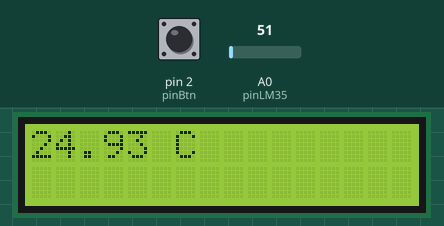
Simulated run of this sketch. Board: Arduino Uno, built with avr-gcc and run on an emulated ATmega328P. Parts: 16×2 character LCD. The test bench sets the inputs (shaded band); at power-on: A0 (pinLM35) = 51, pin 2 (pinBtn) HIGH.

Above: at 1.2 s.
1.3 s: A0 (pinLM35) set to 23
At 1.8 s:
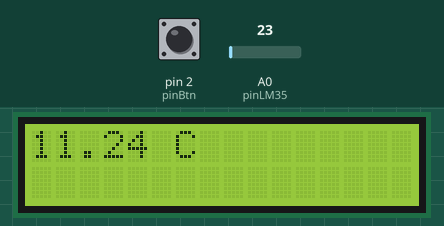
2.8 s: A0 (pinLM35) set to 19
At 3.7 s:
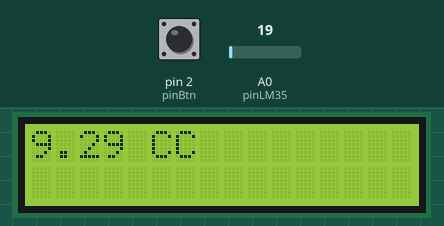
4.3 s: pin 2 (pinBtn) pulled LOW for 0.15 s
At 5.2 s:
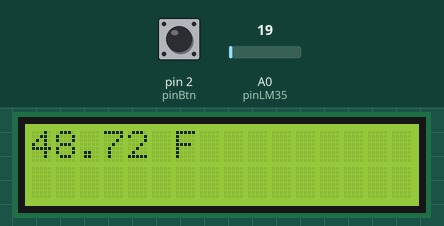
5.9 s: pin 2 (pinBtn) pulled LOW for 1 s
At 7.1 s:
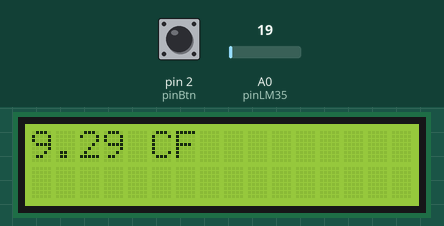
8.4 s: pin 2 (pinBtn) pulled LOW for 3.2 s
At 9.8 s:
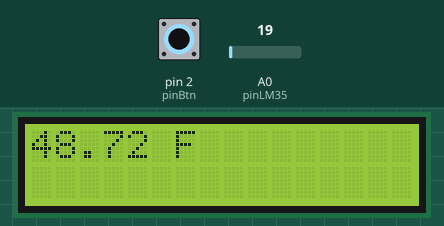
13.1 s: A0 (pinLM35) set to 15
At 13.7 s:
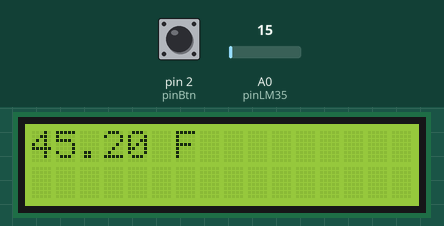
Timing chart, 0 to 15.6 s (numbered marks = the images above; inputs shaded):
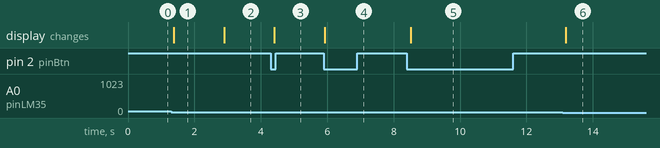

Measured:
- the behaviour switches between 21 and 20 on A0 (pinLM35) (found by bisection; images 1 and 2)
- after the input at 1.3 s, the display: changes after 0.08 s (image 1)
- after the input at 2.8 s, the display: changes after 0.10 s (image 2)
- after the input at 4.3 s, the display: changes after 0.11 s (image 3)
- after the input at 5.9 s, the display: changes at once (image 4)
- after the input at 8.4 s, the display: changes after 0.11 s (image 5)
- after the input at 13.1 s, the display: changes after 0.09 s (image 6)

The sketch:

Week7_Thuchanh2_Bai4_b.ino
```cpp
#include <Wire.h>
#include <LiquidCrystal_I2C.h>

#define pinLM35 A0
#define pinBtn 2

const unsigned long debounceDelay = 50;
unsigned long lastDebounceTime = 0;

LiquidCrystal_I2C lcd(0x27, 16, 2);

int typeShow = 0;

void setup() {
  pinMode(pinLM35, INPUT);
  pinMode(pinBtn, INPUT_PULLUP);
  lcd.init();
  Serial.begin(9600);
}

long A, B = 0;
int stBTN, tttd;

float CtoF(float value) {
  return (value * 9.0 / 5.0) + 32.0;
}

void loop() {
  // Đọc giá trị từ cảm biến LM35
  int rawValue = analogRead(pinLM35);
  float voltage = rawValue * (5.0 / 1023.0);
  float temperature = voltage * 100.0;

  stBTN = digitalRead(pinBtn);
  // Nhan
  if (stBTN == HIGH && tttd == LOW) {
    A = millis();
  }

  // Khong nhan
  if (stBTN == LOW && tttd == HIGH) {
    B = millis();
    if (B - A > 120) {
      typeShow = !typeShow;
    }
  }
  tttd = stBTN;

  // Hiển thị nhiệt độ
  if (typeShow == 0) {
    lcd.backlight();
    lcd.setCursor(0, 0);
    lcd.print(temperature);
    lcd.print(" C");
  } else if (typeShow == 1) {
    temperature = CtoF(temperature);
    lcd.backlight();
    lcd.setCursor(0, 0);
    lcd.print(temperature);
    lcd.print(" F");
  }

  delay(100);
}
```
